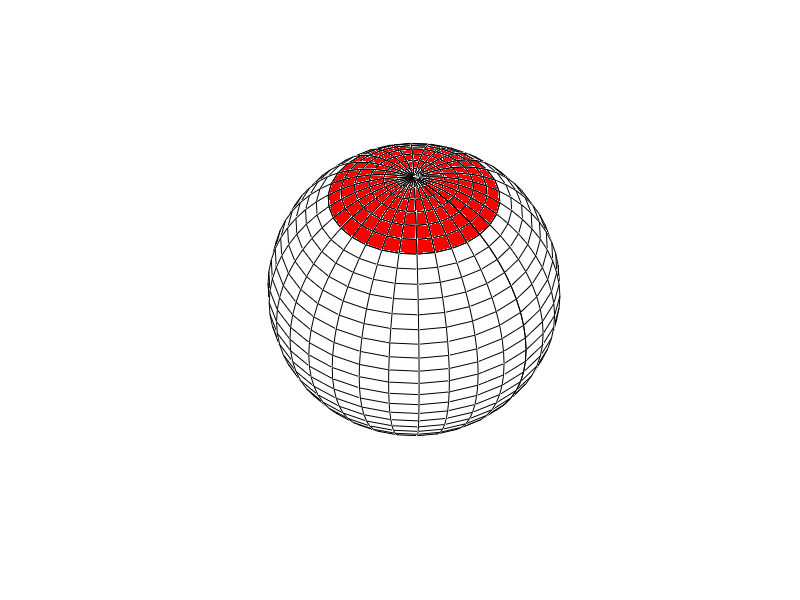
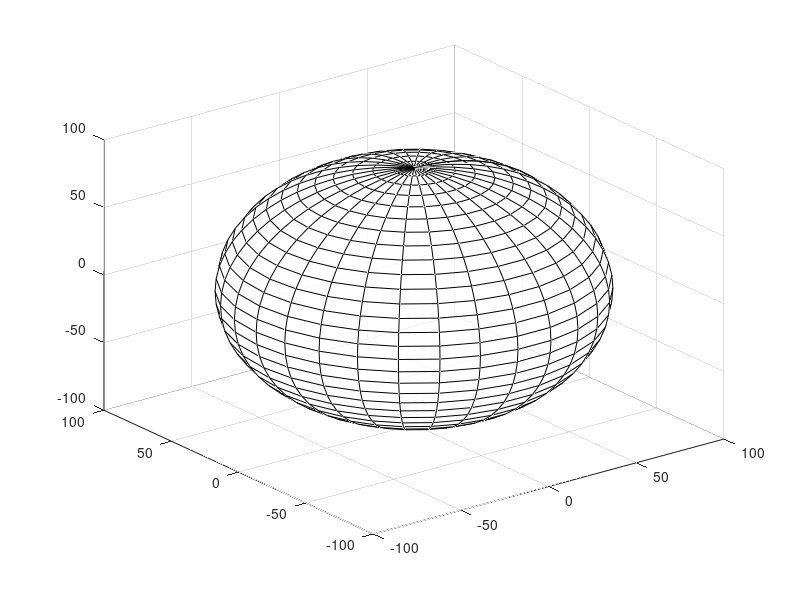

Source code (MATLAB) for these figures, in order:
clc;close all;clear all;
[x,y,z]=sphere(30);
%     figure
h0=surf(x,y,z,'FaceAlpha',0.1,'FaceColor',[0.1,0.1,0.1],'EdgeColor','k');
%// Change your ranges here
minAzimuth = -180;
maxAzimuth = 180;
minElevation = 0;
maxElevation = 40;

%// Compute angles - assuming that you have already run the code for sphere
%// [x,y,z] = sphere;
%// x = x(11:end,:);
%// y = y(11:end,:); 
%// z = z(11:end,:);
theta = acosd(z);
phi = atan2d(y, x);

%%%%%// Begin highlighting logic
ind = (phi >= minAzimuth & phi <= maxAzimuth) & ...
      (theta >= minElevation & theta <= maxElevation); % // Find those indices
x2 = x; y2 = y; z2 = z; %// Make a copy of the sphere co-ordinates
x2(~ind) = NaN; y2(~ind) = NaN; z2(~ind) = NaN; %// Set those out of bounds to NaN

%%%%%// Draw our original sphere and then the region we want on top
r = 90;
surf(r.*x,r.*y,r.*z,'FaceColor','white','FaceAlpha',0.5); %// Base sphere
hold on;
surf(r.*x2,r.*y2,r.*z2,'FaceColor','red'); %// Highlighted portion
axis equal;
view(40,40); %// Adjust viewing angle for better view
axis off;
axis equal

%% sphere
figure
[x,y,z]=sphere(30);
r = 90;
surf(r.*x,r.*y,r.*z,'FaceColor','white','FaceAlpha',0.5); %// Base sphere